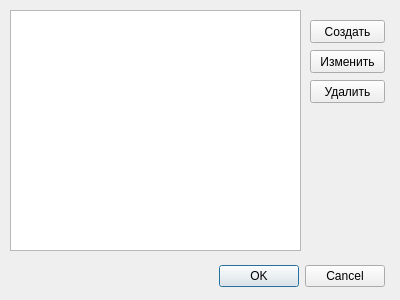
<?xml version="1.0" encoding="UTF-8"?>
<ui version="4.0">
 <class>QDataTypeDialog</class>
 <widget class="QDialog" name="QDataTypeDialog">
  <property name="geometry">
   <rect>
    <x>0</x>
    <y>0</y>
    <width>400</width>
    <height>300</height>
   </rect>
  </property>
  <property name="windowTitle">
   <string>Справочник типов данных</string>
  </property>
  <property name="windowIcon">
   <iconset>
    <normaloff>:/images/G.png</normaloff>:/images/G.png</iconset>
  </property>
  <widget class="QDialogButtonBox" name="buttonBox">
   <property name="geometry">
    <rect>
     <x>44</x>
     <y>260</y>
     <width>341</width>
     <height>32</height>
    </rect>
   </property>
   <property name="orientation">
    <enum>Qt::Horizontal</enum>
   </property>
   <property name="standardButtons">
    <set>QDialogButtonBox::Cancel|QDialogButtonBox::Ok</set>
   </property>
  </widget>
  <widget class="QTableWidget" name="tableWidget">
   <property name="geometry">
    <rect>
     <x>10</x>
     <y>10</y>
     <width>291</width>
     <height>241</height>
    </rect>
   </property>
   <property name="focusPolicy">
    <enum>Qt::ClickFocus</enum>
   </property>
   <property name="frameShape">
    <enum>QFrame::StyledPanel</enum>
   </property>
   <property name="frameShadow">
    <enum>QFrame::Sunken</enum>
   </property>
   <property name="lineWidth">
    <number>1</number>
   </property>
   <property name="verticalScrollBarPolicy">
    <enum>Qt::ScrollBarAsNeeded</enum>
   </property>
   <property name="editTriggers">
    <set>QAbstractItemView::NoEditTriggers</set>
   </property>
   <property name="showDropIndicator" stdset="0">
    <bool>false</bool>
   </property>
   <property name="dragDropOverwriteMode">
    <bool>false</bool>
   </property>
   <property name="dragDropMode">
    <enum>QAbstractItemView::DropOnly</enum>
   </property>
   <property name="defaultDropAction">
    <enum>Qt::IgnoreAction</enum>
   </property>
   <property name="selectionMode">
    <enum>QAbstractItemView::SingleSelection</enum>
   </property>
   <property name="selectionBehavior">
    <enum>QAbstractItemView::SelectRows</enum>
   </property>
   <property name="cornerButtonEnabled">
    <bool>false</bool>
   </property>
   <attribute name="horizontalHeaderVisible">
    <bool>false</bool>
   </attribute>
   <attribute name="horizontalHeaderDefaultSectionSize">
    <number>110</number>
   </attribute>
   <attribute name="horizontalHeaderHighlightSections">
    <bool>false</bool>
   </attribute>
   <attribute name="verticalHeaderDefaultSectionSize">
    <number>22</number>
   </attribute>
   <attribute name="verticalHeaderDefaultSectionSize">
    <number>22</number>
   </attribute>
   <attribute name="horizontalHeaderVisible">
    <bool>false</bool>
   </attribute>
   <attribute name="horizontalHeaderHighlightSections">
    <bool>false</bool>
   </attribute>
   <attribute name="horizontalHeaderDefaultSectionSize">
    <number>110</number>
   </attribute>
   <column>
    <property name="text">
     <string>Тип</string>
    </property>
   </column>
   <column>
    <property name="text">
     <string>typedef</string>
    </property>
   </column>
  </widget>
  <widget class="QPushButton" name="pushButton">
   <property name="geometry">
    <rect>
     <x>310</x>
     <y>20</y>
     <width>75</width>
     <height>23</height>
    </rect>
   </property>
   <property name="text">
    <string>Создать</string>
   </property>
  </widget>
  <widget class="QPushButton" name="pushButton_2">
   <property name="geometry">
    <rect>
     <x>310</x>
     <y>50</y>
     <width>75</width>
     <height>23</height>
    </rect>
   </property>
   <property name="text">
    <string>Изменить</string>
   </property>
  </widget>
  <widget class="QPushButton" name="pushButton_3">
   <property name="geometry">
    <rect>
     <x>310</x>
     <y>80</y>
     <width>75</width>
     <height>23</height>
    </rect>
   </property>
   <property name="text">
    <string>Удалить</string>
   </property>
  </widget>
 </widget>
 <resources/>
 <connections>
  <connection>
   <sender>buttonBox</sender>
   <signal>accepted()</signal>
   <receiver>QDataTypeDialog</receiver>
   <slot>accept()</slot>
   <hints>
    <hint type="sourcelabel">
     <x>248</x>
     <y>254</y>
    </hint>
    <hint type="destinationlabel">
     <x>157</x>
     <y>274</y>
    </hint>
   </hints>
  </connection>
  <connection>
   <sender>buttonBox</sender>
   <signal>rejected()</signal>
   <receiver>QDataTypeDialog</receiver>
   <slot>reject()</slot>
   <hints>
    <hint type="sourcelabel">
     <x>316</x>
     <y>260</y>
    </hint>
    <hint type="destinationlabel">
     <x>286</x>
     <y>274</y>
    </hint>
   </hints>
  </connection>
 </connections>
</ui>
